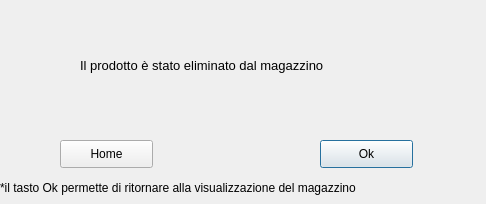
<?xml version="1.0" encoding="UTF-8"?>
<ui version="4.0">
 <class>Dialog</class>
 <widget class="QDialog" name="Dialog">
  <property name="geometry">
   <rect>
    <x>0</x>
    <y>0</y>
    <width>486</width>
    <height>204</height>
   </rect>
  </property>
  <property name="windowTitle">
   <string>Gestione Magazzino</string>
  </property>
  <widget class="QLabel" name="label">
   <property name="geometry">
    <rect>
     <x>80</x>
     <y>50</y>
     <width>341</width>
     <height>31</height>
    </rect>
   </property>
   <property name="font">
    <font>
     <pointsize>10</pointsize>
    </font>
   </property>
   <property name="text">
    <string>Il prodotto è stato eliminato dal magazzino </string>
   </property>
  </widget>
  <widget class="QPushButton" name="pushButton">
   <property name="geometry">
    <rect>
     <x>320</x>
     <y>140</y>
     <width>93</width>
     <height>28</height>
    </rect>
   </property>
   <property name="text">
    <string>Ok</string>
   </property>
  </widget>
  <widget class="QPushButton" name="pushButton_2">
   <property name="geometry">
    <rect>
     <x>60</x>
     <y>140</y>
     <width>93</width>
     <height>28</height>
    </rect>
   </property>
   <property name="text">
    <string>Home</string>
   </property>
  </widget>
  <widget class="QLabel" name="label_2">
   <property name="geometry">
    <rect>
     <x>0</x>
     <y>180</y>
     <width>491</width>
     <height>16</height>
    </rect>
   </property>
   <property name="text">
    <string>*il tasto Ok permette di ritornare alla visualizzazione del magazzino</string>
   </property>
  </widget>
 </widget>
 <resources/>
 <connections/>
</ui>
